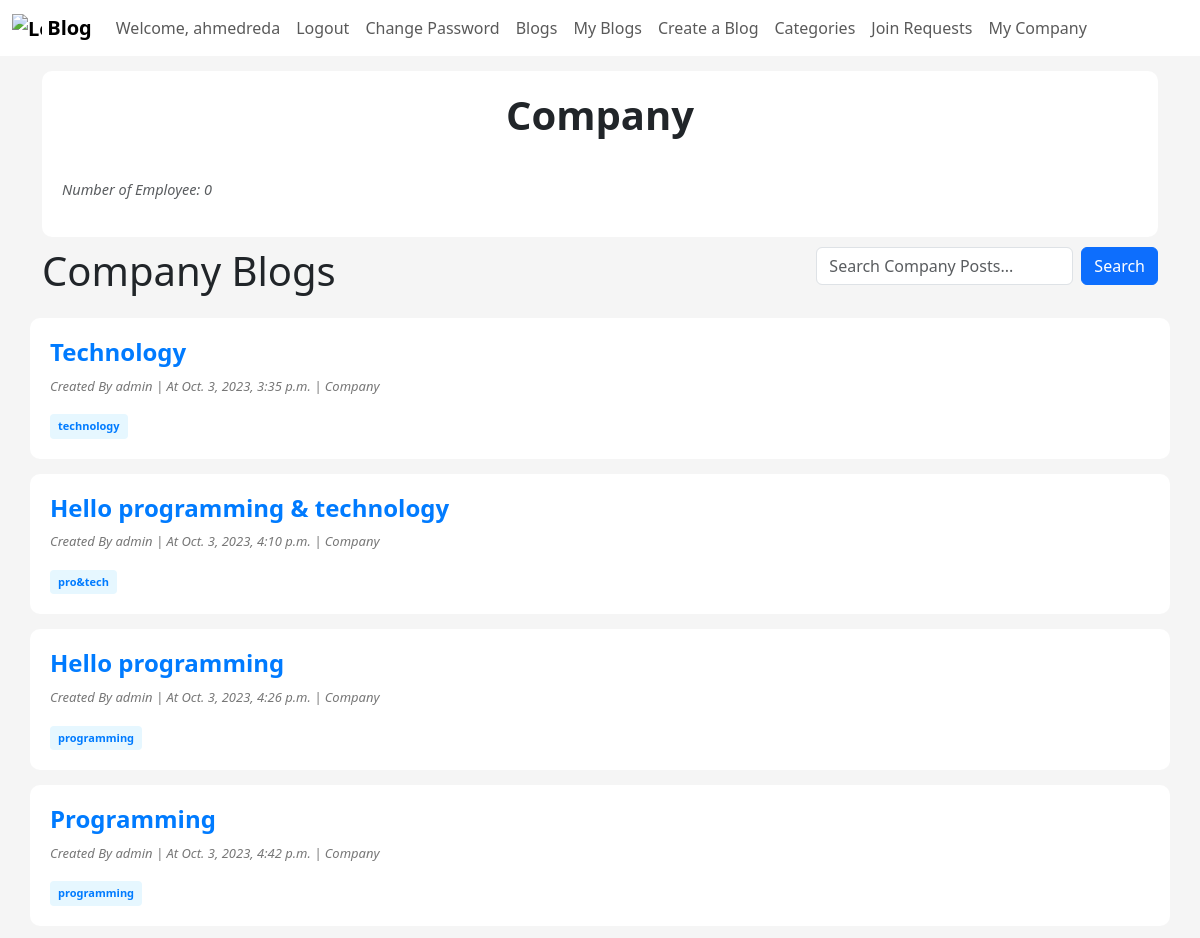
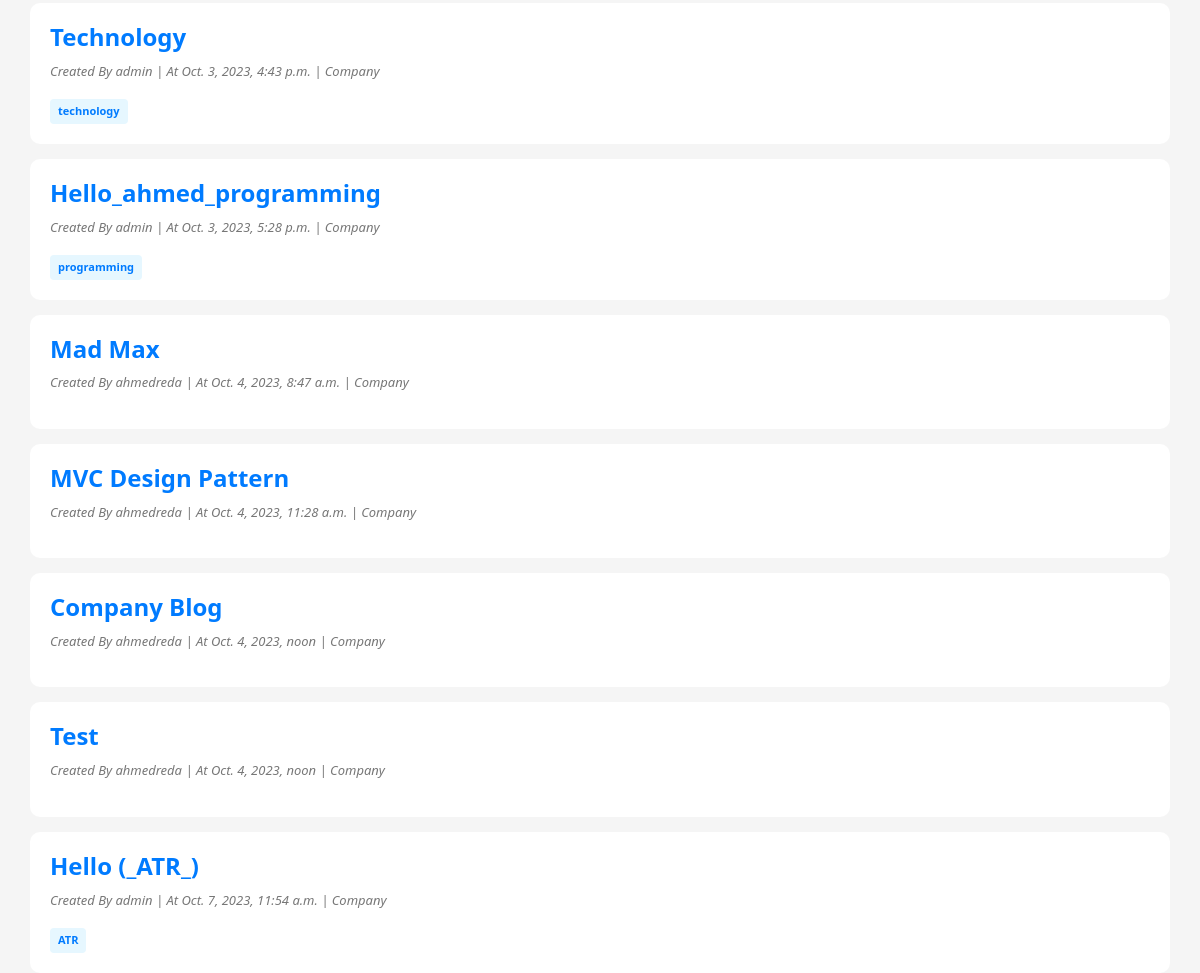
The app's page /blog/myCompany (signed in) with its own data (2 pictures, top to bottom).
### myApp/models.py (models this page shows, shortened)
class Blog(models.Model):
  ID = models.BigAutoField(auto_created = True, primary_key=True, verbose_name="ID")
  title = models.CharField(max_length=200)
  content = models.TextField()
  author = models.ForeignKey(User, on_delete=models.CASCADE, blank=False)
  created_at = models.DateTimeField(auto_now_add=True, blank=True)
  updated_at = models.DateTimeField(auto_now=True)
  is_draft = models.BooleanField(default=True)
  publish_status = models.CharField(max_length=10, choices=[('draft', 'Draft'), ('published', 'Published')], default='draft')
  tags = models.ManyToManyField(Tag,related_name="tag_posts")
  categories = models.ManyToManyField(Category)
  company = models.ForeignKey(Company, on_delete=models.SET_NULL, blank=True, null=True)

class Tag(models.Model):
  category  = models.ManyToManyField(Category,related_name='tags')
  tag_name  = models.CharField(max_length=100)

### myApp/views.py (the view)
# urls.py: path("blog/myCompany", views.myCompany, name="myCompany"),
@user_passes_test(isEmployee, login_url='not_allowed')
def myCompany(request, company_id=None):
    if company_id:
        myCompany = Company.objects.get(ID=company_id)
    else:
        userProf = UserProfile.objects.get(user=request.user)
        myCompany = userProf.company
    nEmployees = UserProfile.objects.filter(company=myCompany).count() - 1
    myCompanyBlogs = Blog.objects.filter(company=myCompany)
    query = request.GET.get('q')
    if query:
        myCompanyBlogs = myCompanyBlogs.filter(Q(title__icontains=query) | Q(content__icontains=query))
    context = {
        "myCompany": myCompany,
        "companyBlogs": myCompanyBlogs,
        "nEmployees": nEmployees,
        "query": query,
        "blog": None  # Add the 'blog' object to the context
    }
    return render(request, "blog/myCompany.html", context)

### myApp/templatetags/my_custom_tags.py (called while the page is built)
@register.filter(name='has_group')
def has_group(user, group_name):
    return user.groups.filter(name=group_name).exists()

### myApp/views.py (called while the page is built)
def isEmployee(user):
    return user.groups.filter(name='Employee').exists() or user.groups.filter(name='Manager').exists()

### myApp/templates/Blog/myCompany.html (shortened to what this page needs)
<!DOCTYPE html>
<html lang="en">
{% load static %} {% load crispy_forms_tags %}
{% load my_custom_tags %}
<head>
    <link href="{% static 'css/bootstrap.css' %}" rel="stylesheet">
    <link href="{% static 'css/home.css' %}" rel="stylesheet">
    <link href="{% static 'css/company.css' %}" rel="stylesheet">
</head>
<body>
    {% include "Blog/blogNavBar.html" %}
    <div class="container-md">
      <div class="cotainer-sm container">
        <h1 class="text-center" style="font-weight: 700">{{myCompany.name}} Company</h1>
        <div class="header-part">
        <p class="text-body-secondary fst-italic" style="font-size: 14.5px">Number of Employee: {{nEmployees}}</p>
        </div>
      </div>
      <div class="feed-search">
        <h1>Company Blogs</h1>
          <div>
              <form method="get" class="d-flex search-form" role="search">
                  <input class="form-control me-2" type="search" name="q" placeholder="Search Company Posts..." {% if query %}value="{{ query }}"{% endif %}>
                  <button class="btn btn-primary" type="submit">Search</button>
              </form>
          </div>
		  </div>
    </div>
      {% for blog in companyBlogs %}
      <div class="container-sm container">
          <h4><a href="{% url "blogPage" id=blog.ID %}">{{ blog.title|capfirst }}</a></h4>
          <div class="meta-info">
              <p class="meta-info">Created By {{ blog.author.username }} | At {{ blog.created_at }} | {{myCompany.name}} Company</p>
          </div>
          <div class="tags">
              {% if blog.tags.all %}
                {% for tag in blog.tags.all %}
                  <a href="{% url "tagposts" tag.pk %}" class="tag">{{ tag.tag_name }}</a>
                {% endfor %}
              {% endif %}
            </div>
      </div>
      {% endfor %}
</body>
</html>

### myApp/templates/Blog/blogNavBar.html (shortened to what this page needs)
{% block content %}
{% load my_custom_tags %}
<nav class="navbar sticky-top navbar-expand-lg" style="background-color: white;">
	<div class="container-fluid">
    <a class="navbar-brand" href="{% url 'showBlogs' %}">
      <img src="https://getbootstrap.com/docs/5.3/assets/brand/bootstrap-logo.svg" alt="Logo" width="30" height="24" class="d-inline-block align-text-top">
      Blog
    </a>
		<div class="collapse navbar-collapse" id="navbarSupportedContent">
				<ul class="navbar-nav mr-auto">
					{% if user.is_authenticated %}
          <li class="nav-item">
            <a class="nav-link" href="{% url "user" %}">Welcome, {{user.username}}</a>
          </li>
					<li class="nav-item">
						<a class="d-flex nav-link" href="{% url "logout" %}">Logout</a>
					</li>
					<li class="nav-item">
						<a class="nav-link" href="{% url "password_change"%}">Change Password</a>
					</li>
					{% else %}
					<li class="nav-item">
						<a class="d-flex nav-link" href="{% url "login" %}">Login</a>
					</li>
					{% endif %}
					<li class="nav-item">
            <a class="nav-link" href="{% url "showBlogs" %}">Blogs</a>
          </li>
					{% if perms.myApp.add_blog %}
					<li class="nav-item">
						<a class="nav-link" href="{% url "myblogpage" %}">My Blogs</a>
					</li>
					<li class="nav-item">
						<a class="nav-link" href="{% url "createBlog"%}">Create a Blog</a>
					</li>
					<li class="nav-item">
						<a class="nav-link" href="{% url "category_list"%}">Categories</a>
					</li>
					<li class="nav-item">
						<a class="nav-link" href="{% url "joinRequest" %}">Join Requests</a>
					</li>
					{% endif %}
					{% if user.is_authenticated and request.user|has_group:"Member" %}
						<li class="nav-item">
							<a class="nav-link" href="{% url "createCompany" %}">Create Company</a>
						</li>
					{% elif user.is_authenticated and request.user|has_group:"Manager" %}
						<li class="nav-item">
							<a class="nav-link" href="{% url "myCompany" %}">My Company</a>
						</li>
					{% elif user.is_authenticated and request.user|has_group:"Employee" %}
						<li class="nav-item">
							<a class="nav-link" href="{% url "myCompany" %}">Your Company</a>
						</li>
					{% endif %}
				</ul>
			</div>
		</div>
</nav>
{% endblock %}

### myApp/static/css/home.css (style rules this page uses)
body { background-color: #f5f5f5; }
a { text-decoration: none; color: #007bff; font-weight: 700; }
.container { background-color: white; padding: 20px; margin-top: 15px; border-radius: 10px; box-shadow: 0 0 0 1.5px rgba(var(--grey-900), 0.05); }
.container-md { position: relative; }
.feed-search { display: flex; justify-content: space-between; align-items: flex-start; margin-top: 10px; }

### myApp/static/css/company.css (style rules this page uses)
.header-part { margin-top: 40px; display: flex; justify-content: space-between; align-items: baseline; }

### myApp/templates/Blog/myCompany.html (style rules this page uses)
.meta-info { font-size: 13px; color: #777; margin-top: 10px; font-style: italic; }
.tags { margin-top: 10px; }
.tag { display: inline-block; padding: 4px 8px; margin-right: 8px; background-color: #e6f7ff; color: #007bff; border-radius: 4px; font-size: 11px; text-decoration: none; font-weight: bold; }

### records on screen
Blog: title "Technology", author.username "admin", created_at "Oct. 3, 2023, 3:35 p.m."
Tag: tag_name "technology"
Blog: title "Hello programming & technology", author.username "admin", created_at "Oct. 3, 2023, 4:10 p.m."
Tag: tag_name "pro&tech"
Blog: title "Hello programming", author.username "admin", created_at "Oct. 3, 2023, 4:26 p.m."
Tag: tag_name "programming"
Blog: title "Programming", author.username "admin", created_at "Oct. 3, 2023, 4:42 p.m."
Blog: title "Technology", author.username "admin", created_at "Oct. 3, 2023, 4:43 p.m."
Blog: title "Hello_ahmed_programming", author.username "admin", created_at "Oct. 3, 2023, 5:28 p.m."
Blog: title "Mad Max", author.username "ahmedreda", created_at "Oct. 4, 2023, 8:47 a.m."
Blog: title "MVC Design Pattern", author.username "ahmedreda", created_at "Oct. 4, 2023, 11:28 a.m."
Blog: title "Company Blog", author.username "ahmedreda", created_at "Oct. 4, 2023, noon"
Blog: title "Test", author.username "ahmedreda", created_at "Oct. 4, 2023, noon"
Blog: title "Hello (_ATR_)", author.username "admin", created_at "Oct. 7, 2023, 11:54 a.m."
Tag: tag_name "ATR"

### other values on screen
{{ user.username }} "ahmedreda"
{{ nEmployees }} "0"
